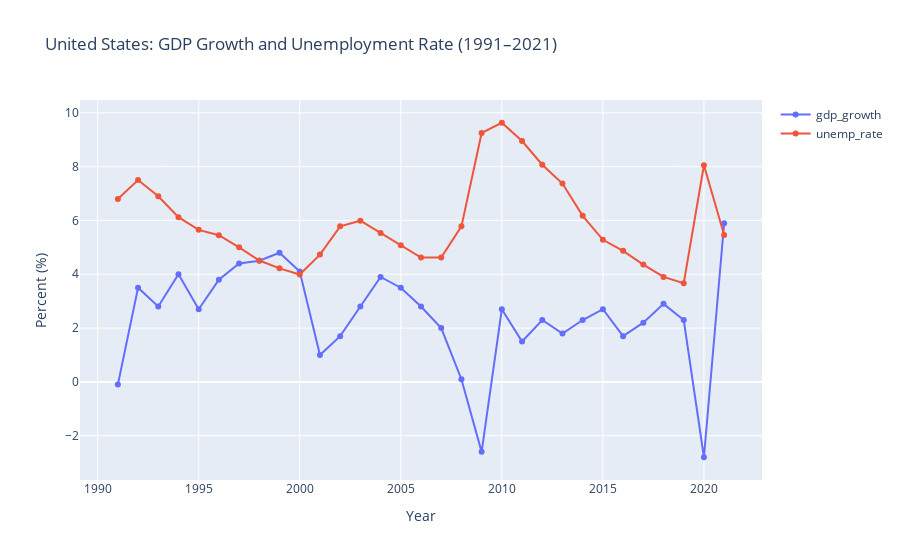
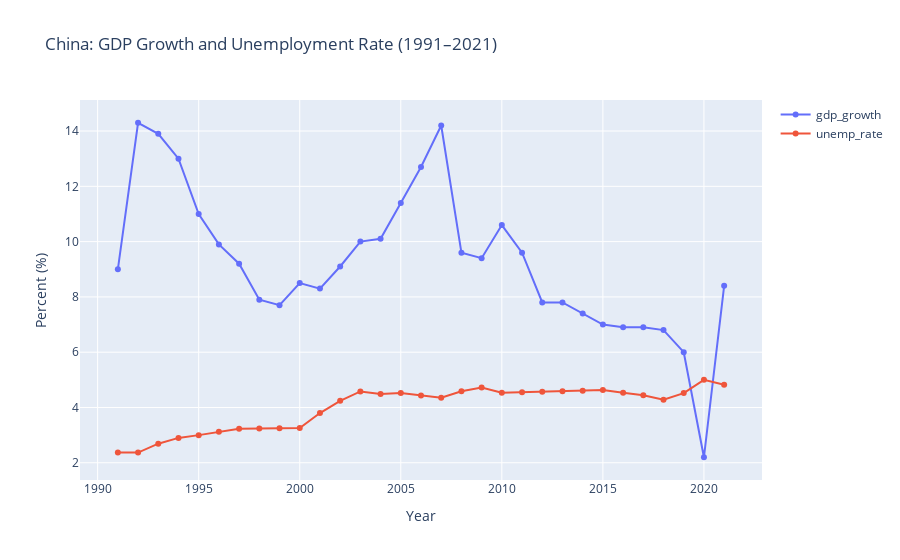

Notebook code cell kept with these figures, in order:
### Markdown cell above
# **3.Visualization**
Before creating the charts, the wide-format tables were reshaped into long format. The visualizations then track how GDP growth and unemployment change over time. Each country is shown in its own line chart, with years on the x-axis and percentage values on the y-axis. For every year, the chart plots two data points—one for GDP growth and one for the unemployment rate.

### Code cell
import plotly.express as px

final_long = final.melt(
    id_vars=["country_name", "Year"],
    value_vars=["gdp_growth", "unemp_rate"],
    var_name="indicator",
    value_name="percent"
)

def plot_country_line(country_name_cn, country_name_en):
    df_c = final_long[final_long["country_name"] == country_name_en].copy()

    fig = px.line(
        df_c,
        x="Year",
        y="percent",
        color="indicator",
        markers=True,
        hover_data={"Year": True, "percent": True},
        title=f"{country_name_cn}: GDP Growth and Unemployment Rate (1991–2021)",
        labels={
            "percent": "Percent (%)",
            "indicator": "Indicator"
        }
    )
    fig.update_layout(legend_title_text='')
    fig.show()

plot_country_line("United States", "United States")

plot_country_line("China", "China")

### Figure 1 — Plotly figure (JSON) as saved in the notebook; plotly's stock layout.template omitted (floating-point values rounded to 4 significant figures)
{"data": [{"hovertemplate": "Indicator=gdp_growth<br>Year=%{x}<br>Percent (%)=%{y}<extra></extra>", "legendgroup": "gdp_growth", "line": {"color": "#636efa", "dash": "solid"}, "marker": {"symbol": "circle"}, "mode": "lines+markers", "name": "gdp_growth", "orientation": "v", "showlegend": true, "type": "scatter", "x": [1991, 1992, 1993, 1994, 1995, 1996, 1997, 1998, 1999, 2000, 2001, 2002, 2003, 2004, 2005, 2006, 2007, 2008, 2009, 2010, 2011, 2012, 2013, 2014, 2015, 2016, 2017, 2018, 2019, 2020, 2021], "xaxis": "x", "y": [-0.1, 3.5, 2.8, 4.0, 2.7, 3.8, 4.4, 4.5, 4.8, 4.1, 1.0, 1.7, 2.8, 3.9, 3.5, 2.8, 2.0, 0.1, -2.6, 2.7, 1.5, 2.3, 1.8, 2.3, 2.7, 1.7, 2.2, 2.9, 2.3, -2.8, 5.9], "yaxis": "y"}, {"hovertemplate": "Indicator=unemp_rate<br>Year=%{x}<br>Percent (%)=%{y}<extra></extra>", "legendgroup": "unemp_rate", "line": {"color": "#EF553B", "dash": "solid"}, "marker": {"symbol": "circle"}, "mode": "lines+markers", "name": "unemp_rate", "orientation": "v", "showlegend": true, "type": "scatter", "x": [1991, 1992, 1993, 1994, 1995, 1996, 1997, 1998, 1999, 2000, 2001, 2002, 2003, 2004, 2005, 2006, 2007, 2008, 2009, 2010, 2011, 2012, 2013, 2014, 2015, 2016, 2017, 2018, 2019, 2020, 2021], "xaxis": "x", "y": [6.8, 7.5, 6.9, 6.12, 5.65, 5.45, 5.0, 4.51, 4.22, 3.99, 4.73, 5.78, 5.99, 5.53, 5.08, 4.62, 4.62, 5.78, 9.25, 9.63, 8.95, 8.07, 7.37, 6.17, 5.28, 4.87, 4.36, 3.9, 3.67, 8.05, 5.46], "yaxis": "y"}], "layout": {"legend": {"title": {"text": ""}, "tracegroupgap": 0}, "title": {"text": "United States: GDP Growth and Unemployment Rate (1991–2021)"}, "xaxis": {"anchor": "y", "domain": [0, 1], "title": {"text": "Year"}}, "yaxis": {"anchor": "x", "domain": [0, 1], "title": {"text": "Percent (%)"}}}}

### Figure 2 — Plotly figure (JSON) as saved in the notebook; plotly's stock layout.template omitted (floating-point values rounded to 4 significant figures)
{"data": [{"hovertemplate": "Indicator=gdp_growth<br>Year=%{x}<br>Percent (%)=%{y}<extra></extra>", "legendgroup": "gdp_growth", "line": {"color": "#636efa", "dash": "solid"}, "marker": {"symbol": "circle"}, "mode": "lines+markers", "name": "gdp_growth", "orientation": "v", "showlegend": true, "type": "scatter", "x": [1991, 1992, 1993, 1994, 1995, 1996, 1997, 1998, 1999, 2000, 2001, 2002, 2003, 2004, 2005, 2006, 2007, 2008, 2009, 2010, 2011, 2012, 2013, 2014, 2015, 2016, 2017, 2018, 2019, 2020, 2021], "xaxis": "x", "y": [9.0, 14.3, 13.9, 13.0, 11.0, 9.9, 9.2, 7.9, 7.7, 8.5, 8.3, 9.1, 10.0, 10.1, 11.4, 12.7, 14.2, 9.6, 9.4, 10.6, 9.6, 7.8, 7.8, 7.4, 7.0, 6.9, 6.9, 6.8, 6.0, 2.2, 8.4], "yaxis": "y"}, {"hovertemplate": "Indicator=unemp_rate<br>Year=%{x}<br>Percent (%)=%{y}<extra></extra>", "legendgroup": "unemp_rate", "line": {"color": "#EF553B", "dash": "solid"}, "marker": {"symbol": "circle"}, "mode": "lines+markers", "name": "unemp_rate", "orientation": "v", "showlegend": true, "type": "scatter", "x": [1991, 1992, 1993, 1994, 1995, 1996, 1997, 1998, 1999, 2000, 2001, 2002, 2003, 2004, 2005, 2006, 2007, 2008, 2009, 2010, 2011, 2012, 2013, 2014, 2015, 2016, 2017, 2018, 2019, 2020, 2021], "xaxis": "x", "y": [2.37, 2.37, 2.69, 2.9, 3.0, 3.12, 3.23, 3.24, 3.25, 3.26, 3.8, 4.24, 4.58, 4.49, 4.52, 4.43, 4.35, 4.59, 4.72, 4.53, 4.55, 4.57, 4.59, 4.61, 4.63, 4.53, 4.44, 4.28, 4.52, 5.0, 4.82], "yaxis": "y"}], "layout": {"legend": {"title": {"text": ""}, "tracegroupgap": 0}, "title": {"text": "China: GDP Growth and Unemployment Rate (1991–2021)"}, "xaxis": {"anchor": "y", "domain": [0, 1], "title": {"text": "Year"}}, "yaxis": {"anchor": "x", "domain": [0, 1], "title": {"text": "Percent (%)"}}}}
